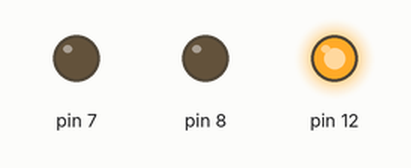
A sketch run on a simulated Arduino Uno, built with avr-gcc and run on an emulated ATmega328P. Parts: output pins drawn as LEDs (lit = HIGH).

Above: at 0.05 s.
At 1.95 s:
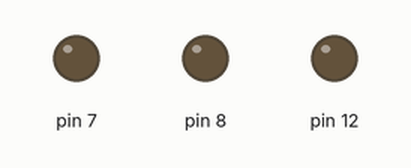
At 3.85 s:
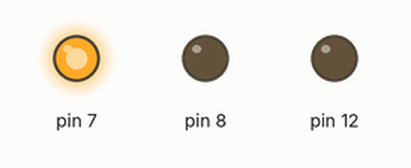
At 7.65 s:
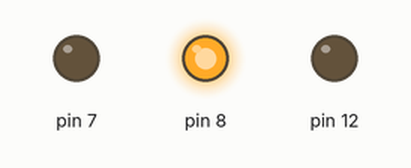
Timing chart, 0 to 8.0 s (numbered marks = the images above):
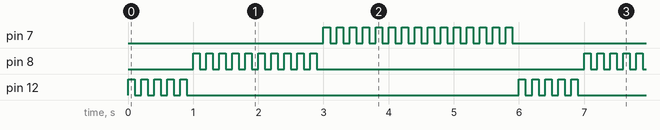

The sketch:

example_1.ino
```cpp
/*
the assignment was to connect 3 LEDs. red, green, blue.
blink red 5 times, green 10 times and blue 15 times
this is the most tedious way of doing this. im pretty sure there is some other much easier and shorter way of achieving the same output.
*/

int del = 100;

void setup() {
  pinMode(12, OUTPUT);
  pinMode(8,OUTPUT);
  pinMode(7,OUTPUT);

}

void loop() {
  digitalWrite(12, HIGH);
  delay(del);
  digitalWrite(12, LOW);
  delay(del);
  digitalWrite(12, HIGH);
  delay(del);
  digitalWrite(12, LOW);
  delay(del);
  digitalWrite(12, HIGH);
  delay(del);
  digitalWrite(12, LOW);
  delay(del);
  digitalWrite(12, HIGH);
  delay(del);
  digitalWrite(12, LOW);
  delay(del);
  digitalWrite(12, HIGH);
  delay(del);
  digitalWrite(12, LOW);
  delay(del);
  digitalWrite(8, HIGH);
  delay(del);
  digitalWrite(8, LOW);
  delay(del);
  digitalWrite(8, HIGH);
  delay(del);
  digitalWrite(8, LOW);
  delay(del);
  digitalWrite(8, HIGH);
  delay(del);
  digitalWrite(8, LOW);
  delay(del);
  digitalWrite(8, HIGH);
  delay(del);
  digitalWrite(8, LOW);
  delay(del);
  digitalWrite(8, HIGH);
  delay(del);
  digitalWrite(8, LOW);
  delay(del);
  digitalWrite(8, HIGH);
  delay(del);
  digitalWrite(8, LOW);
  delay(del);
  digitalWrite(8, HIGH);
  delay(del);
  digitalWrite(8, LOW);
  delay(del);
  digitalWrite(8, HIGH);
  delay(del);
  digitalWrite(8, LOW);
  delay(del);
  digitalWrite(8, HIGH);
  delay(del);
  digitalWrite(8, LOW);
  delay(del);
  digitalWrite(8, HIGH);
  delay(del);
  digitalWrite(8, LOW);
  delay(del);
  digitalWrite(7, HIGH);
  delay(del);
  digitalWrite(7, LOW);
  delay(del);
  digitalWrite(7, HIGH);
  delay(del);
  digitalWrite(7, LOW);
  delay(del);
  digitalWrite(7, HIGH);
  delay(del);
  digitalWrite(7, LOW);
  delay(del);
  digitalWrite(7, HIGH);
  delay(del);
  digitalWrite(7, LOW);
  delay(del);
  digitalWrite(7, HIGH);
  delay(del);
  digitalWrite(7, LOW);
  delay(del);
  digitalWrite(7, HIGH);
  delay(del);
  digitalWrite(7, LOW);
  delay(del);
  digitalWrite(7, HIGH);
  delay(del);
  digitalWrite(7, LOW);
  delay(del);
  digitalWrite(7, HIGH);
  delay(del);
  digitalWrite(7, LOW);
  delay(del);
  digitalWrite(7, HIGH);
  delay(del);
  digitalWrite(7, LOW);
  delay(del);
  digitalWrite(7, HIGH);
  delay(del);
  digitalWrite(7, LOW);
  delay(del);
  digitalWrite(7, HIGH);
  delay(del);
  digitalWrite(7, LOW);
  delay(del);
  digitalWrite(7, HIGH);
  delay(del);
  digitalWrite(7, LOW);
  delay(del);
  digitalWrite(7, HIGH);
  delay(del);
  digitalWrite(7, LOW);
  delay(del);
  digitalWrite(7, HIGH);
  delay(del);
  digitalWrite(7, LOW);
  delay(del);
  digitalWrite(7, HIGH);
  delay(del);
  digitalWrite(7, LOW);
  delay(del);

}
```

Measured:
- by itself, pin 7: moves between LOW and HIGH, repeating every 6.0 s
- by itself, pin 8: repeats every 6.0 s: 9 × (LOW 0.10 s, HIGH 0.10 s), LOW 4.1 s, HIGH 0.10 s
- by itself, pin 12: repeats every 6.0 s: 4 × (LOW 0.10 s, HIGH 0.10 s), LOW 5.1 s, HIGH 0.10 s
